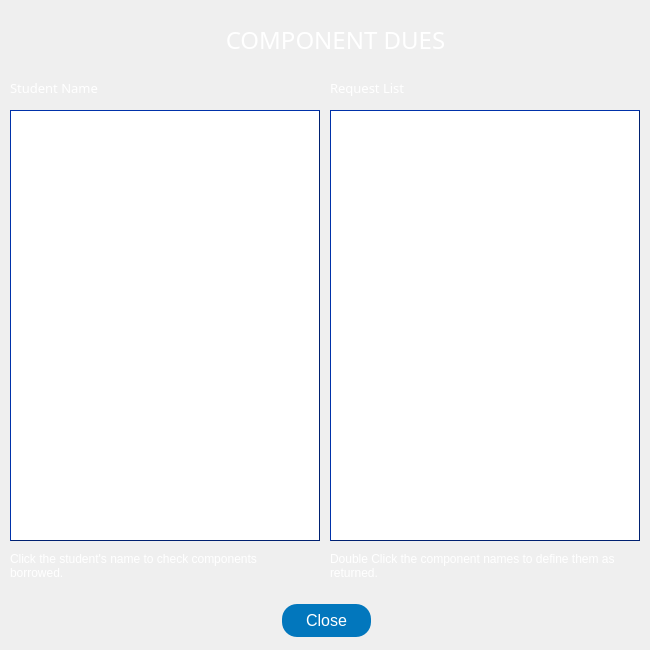
<?xml version="1.0" encoding="UTF-8"?>
<ui version="4.0">
 <class>requestComp</class>
 <widget class="QWidget" name="requestComp">
  <property name="geometry">
   <rect>
    <x>0</x>
    <y>0</y>
    <width>650</width>
    <height>650</height>
   </rect>
  </property>
  <property name="sizePolicy">
   <sizepolicy hsizetype="Fixed" vsizetype="Fixed">
    <horstretch>0</horstretch>
    <verstretch>0</verstretch>
   </sizepolicy>
  </property>
  <property name="minimumSize">
   <size>
    <width>650</width>
    <height>650</height>
   </size>
  </property>
  <property name="maximumSize">
   <size>
    <width>650</width>
    <height>650</height>
   </size>
  </property>
  <property name="windowTitle">
   <string>Components Dues</string>
  </property>
  <widget class="QPushButton" name="closeButton">
   <property name="geometry">
    <rect>
     <x>280</x>
     <y>600</y>
     <width>93</width>
     <height>41</height>
    </rect>
   </property>
   <property name="styleSheet">
    <string notr="true">#closeButton{
	font: 57 8pt &quot;Slate For OnePlus Medium&quot;;
background-color:#0277BD;
    color: white;
    padding: 5px;
    text-align: center;
    font-size: 16px;
    margin: 4px 2px;
border-radius: 15px;
}
#closeButton:hover{
background-color:#01579B;

}
#closeButton:pressed{
background-color:#1A237E;
}</string>
   </property>
   <property name="text">
    <string>Close</string>
   </property>
   <property name="shortcut">
    <string>Esc</string>
   </property>
  </widget>
  <widget class="QLabel" name="label">
   <property name="geometry">
    <rect>
     <x>170</x>
     <y>20</y>
     <width>331</width>
     <height>40</height>
    </rect>
   </property>
   <property name="minimumSize">
    <size>
     <width>0</width>
     <height>40</height>
    </size>
   </property>
   <property name="font">
    <font>
     <family>Slate For OnePlus Medium</family>
     <pointsize>18</pointsize>
     <weight>7</weight>
     <italic>false</italic>
     <bold>false</bold>
    </font>
   </property>
   <property name="styleSheet">
    <string notr="true">color: rgb(255, 255, 255);
font: 57 18pt &quot;Slate For OnePlus Medium&quot;;</string>
   </property>
   <property name="text">
    <string>COMPONENT DUES</string>
   </property>
   <property name="alignment">
    <set>Qt::AlignCenter</set>
   </property>
  </widget>
  <widget class="QLabel" name="label_2">
   <property name="geometry">
    <rect>
     <x>-60</x>
     <y>-80</y>
     <width>821</width>
     <height>781</height>
    </rect>
   </property>
   <property name="styleSheet">
    <string notr="true">
background-color:qlineargradient(spread:pad, x1:0.492, y1:0, x2:0.501925, y2:0.796, stop:0 rgba(40, 53, 147, 255), stop:1 rgba(	131, 185, 255, 255))
</string>
   </property>
   <property name="text">
    <string/>
   </property>
  </widget>
  <widget class="QListWidget" name="nameList">
   <property name="geometry">
    <rect>
     <x>10</x>
     <y>110</y>
     <width>310</width>
     <height>431</height>
    </rect>
   </property>
   <property name="styleSheet">
    <string notr="true">#nameList{font: 57 9pt &quot;Slate For OnePlus Medium&quot;;
border: 1px solid #002171;
border-style: outset;
}
#nameList:hover{font: 57 9pt &quot;Slate For OnePlus Medium&quot;;
border: 3px solid #002171;
}
</string>
   </property>
  </widget>
  <widget class="QListView" name="dueList">
   <property name="geometry">
    <rect>
     <x>330</x>
     <y>110</y>
     <width>310</width>
     <height>431</height>
    </rect>
   </property>
   <property name="styleSheet">
    <string notr="true">#dueList{font: 57 9pt &quot;Slate For OnePlus Medium&quot;;
border: 1px solid #002171;
border-style: outset;
}
#dueList:hover{font: 57 9pt &quot;Slate For OnePlus Medium&quot;;
border: 3px solid #002171;
}
</string>
   </property>
  </widget>
  <widget class="QLabel" name="label_3">
   <property name="geometry">
    <rect>
     <x>10</x>
     <y>80</y>
     <width>181</width>
     <height>16</height>
    </rect>
   </property>
   <property name="font">
    <font>
     <family>Slate For OnePlus Medium</family>
     <pointsize>10</pointsize>
     <weight>7</weight>
     <italic>false</italic>
     <bold>false</bold>
    </font>
   </property>
   <property name="styleSheet">
    <string notr="true">font: 57 10pt &quot;Slate For OnePlus Medium&quot;;
color: white;</string>
   </property>
   <property name="text">
    <string>Student Name</string>
   </property>
  </widget>
  <widget class="QLabel" name="label_4">
   <property name="geometry">
    <rect>
     <x>330</x>
     <y>80</y>
     <width>101</width>
     <height>16</height>
    </rect>
   </property>
   <property name="font">
    <font>
     <family>Slate For OnePlus Medium</family>
     <pointsize>10</pointsize>
     <weight>7</weight>
     <italic>false</italic>
     <bold>false</bold>
    </font>
   </property>
   <property name="styleSheet">
    <string notr="true">font: 57 10pt &quot;Slate For OnePlus Medium&quot;;
color: white;</string>
   </property>
   <property name="text">
    <string>Request List</string>
   </property>
  </widget>
  <widget class="QLabel" name="label_5">
   <property name="geometry">
    <rect>
     <x>10</x>
     <y>550</y>
     <width>251</width>
     <height>31</height>
    </rect>
   </property>
   <property name="styleSheet">
    <string notr="true">
	font: 57 8pt &quot;Slate For OnePlus Medium&quot;;

    color: white;
</string>
   </property>
   <property name="text">
    <string>Click the student's name to check components borrowed.</string>
   </property>
   <property name="wordWrap">
    <bool>true</bool>
   </property>
  </widget>
  <widget class="QLabel" name="label_6">
   <property name="geometry">
    <rect>
     <x>330</x>
     <y>550</y>
     <width>311</width>
     <height>31</height>
    </rect>
   </property>
   <property name="styleSheet">
    <string notr="true">
	font: 57 8pt &quot;Slate For OnePlus Medium&quot;;

    color: white;
</string>
   </property>
   <property name="text">
    <string>Double Click the component names to define them as returned.</string>
   </property>
   <property name="wordWrap">
    <bool>true</bool>
   </property>
  </widget>
  <zorder>label_2</zorder>
  <zorder>closeButton</zorder>
  <zorder>label</zorder>
  <zorder>nameList</zorder>
  <zorder>dueList</zorder>
  <zorder>label_3</zorder>
  <zorder>label_4</zorder>
  <zorder>label_5</zorder>
  <zorder>label_6</zorder>
 </widget>
 <resources/>
 <connections/>
</ui>
